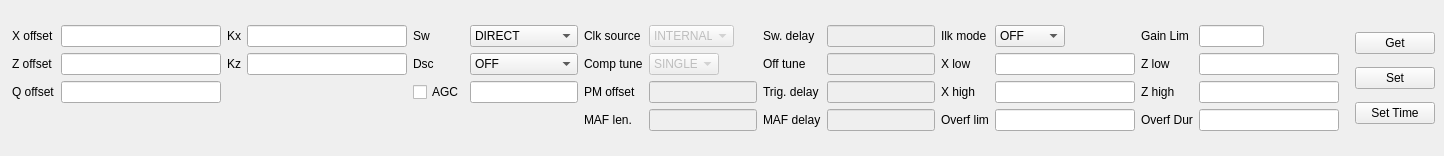
<ui version="4.0" >
 <class>Environment</class>
 <widget class="QDockWidget" name="Environment" >
  <property name="geometry" >
   <rect>
    <x>0</x>
    <y>0</y>
    <width>1444</width>
    <height>156</height>
   </rect>
  </property>
  <property name="windowTitle" >
   <string>Environment Parameters</string>
  </property>
  <widget class="QWidget" name="dockWidgetContents" >
   <layout class="QGridLayout" name="gridLayout" >
    <item row="0" column="0" >
     <layout class="QGridLayout" name="_2" >
      <property name="leftMargin" >
       <number>3</number>
      </property>
      <item row="0" column="0" >
       <widget class="QLabel" name="EPxoffsetLabel" >
        <property name="text" >
         <string>X offset</string>
        </property>
       </widget>
      </item>
      <item row="0" column="1" >
       <widget class="QLineEdit" name="EPxoffset" />
      </item>
      <item row="0" column="2" >
       <widget class="QLabel" name="EPkxLabel" >
        <property name="sizePolicy" >
         <sizepolicy vsizetype="Preferred" hsizetype="Minimum" >
          <horstretch>0</horstretch>
          <verstretch>0</verstretch>
         </sizepolicy>
        </property>
        <property name="text" >
         <string>Kx</string>
        </property>
       </widget>
      </item>
      <item row="0" column="3" >
       <widget class="QLineEdit" name="EPkx" />
      </item>
      <item row="1" column="0" >
       <widget class="QLabel" name="EPzoffsetLabel" >
        <property name="text" >
         <string>Z offset</string>
        </property>
       </widget>
      </item>
      <item row="1" column="1" >
       <widget class="QLineEdit" name="EPzoffset" />
      </item>
      <item row="1" column="2" >
       <widget class="QLabel" name="EPkzLabel" >
        <property name="sizePolicy" >
         <sizepolicy vsizetype="Preferred" hsizetype="Minimum" >
          <horstretch>0</horstretch>
          <verstretch>0</verstretch>
         </sizepolicy>
        </property>
        <property name="text" >
         <string>Kz</string>
        </property>
       </widget>
      </item>
      <item row="1" column="3" >
       <widget class="QLineEdit" name="EPkz" />
      </item>
      <item row="2" column="0" >
       <widget class="QLabel" name="EPqoffsetLabel" >
        <property name="text" >
         <string>Q offset</string>
        </property>
       </widget>
      </item>
      <item row="2" column="1" >
       <widget class="QLineEdit" name="EPqoffset" />
      </item>
      <item row="3" column="0" >
       <widget class="QLabel" name="dummyLabel" >
        <property name="text" >
         <string/>
        </property>
       </widget>
      </item>
     </layout>
    </item>
    <item row="0" column="1" >
     <layout class="QGridLayout" name="_3" >
      <item row="0" column="0" >
       <widget class="QLabel" name="EPswitchesLabel" >
        <property name="text" >
         <string>Sw</string>
        </property>
       </widget>
      </item>
      <item row="0" column="1" >
       <widget class="QComboBox" name="EPswitches" >
        <property name="toolTip" >
         <string>Switches control</string>
        </property>
        <item>
         <property name="text" >
          <string>DIRECT</string>
         </property>
        </item>
        <item>
         <property name="text" >
          <string>AUTO</string>
         </property>
        </item>
       </widget>
      </item>
      <item row="0" column="2" >
       <widget class="QLabel" name="EPclocksourceLabel" >
        <property name="enabled" >
         <bool>true</bool>
        </property>
        <property name="text" >
         <string>Clk source</string>
        </property>
       </widget>
      </item>
      <item row="0" column="3" >
       <widget class="QComboBox" name="EPclocksource" >
        <property name="enabled" >
         <bool>false</bool>
        </property>
        <property name="sizePolicy" >
         <sizepolicy vsizetype="Fixed" hsizetype="Expanding" >
          <horstretch>0</horstretch>
          <verstretch>0</verstretch>
         </sizepolicy>
        </property>
        <property name="minimumSize" >
         <size>
          <width>85</width>
          <height>0</height>
         </size>
        </property>
        <property name="maximumSize" >
         <size>
          <width>70</width>
          <height>16777215</height>
         </size>
        </property>
        <property name="toolTip" >
         <string>Clock source</string>
        </property>
        <item>
         <property name="text" >
          <string>INTERNAL</string>
         </property>
        </item>
        <item>
         <property name="text" >
          <string>EXTERNAL</string>
         </property>
        </item>
       </widget>
      </item>
      <item row="0" column="4" >
       <widget class="QLabel" name="EPswitchdelayLabel" >
        <property name="enabled" >
         <bool>true</bool>
        </property>
        <property name="toolTip" >
         <string>OffsetTune Units</string>
        </property>
        <property name="text" >
         <string>Sw. delay</string>
        </property>
       </widget>
      </item>
      <item row="0" column="5" >
       <widget class="QLineEdit" name="EPswitchdelay" >
        <property name="enabled" >
         <bool>false</bool>
        </property>
       </widget>
      </item>
      <item row="1" column="0" >
       <widget class="QLabel" name="EPdscLabel" >
        <property name="text" >
         <string>Dsc</string>
        </property>
       </widget>
      </item>
      <item row="1" column="1" >
       <widget class="QComboBox" name="EPdsc" >
        <property name="toolTip" >
         <string>Digital signal conditioning</string>
        </property>
        <item>
         <property name="text" >
          <string>OFF</string>
         </property>
        </item>
        <item>
         <property name="text" >
          <string>UNITY</string>
         </property>
        </item>
        <item>
         <property name="text" >
          <string>AUTO</string>
         </property>
        </item>
        <item>
         <property name="text" >
          <string>SAVE</string>
         </property>
        </item>
       </widget>
      </item>
      <item row="1" column="2" >
       <widget class="QLabel" name="EPofftunemodeLabel" >
        <property name="enabled" >
         <bool>true</bool>
        </property>
        <property name="toolTip" >
         <string>OffsetTune Mode</string>
        </property>
        <property name="text" >
         <string>Comp tune</string>
        </property>
       </widget>
      </item>
      <item row="1" column="3" >
       <widget class="QComboBox" name="EPofftunemode" >
        <property name="enabled" >
         <bool>false</bool>
        </property>
        <property name="maximumSize" >
         <size>
          <width>70</width>
          <height>16777215</height>
         </size>
        </property>
        <property name="toolTip" >
         <string>Tune mode</string>
        </property>
        <property name="statusTip" >
         <string>OffsetTune Mode</string>
        </property>
        <item>
         <property name="text" >
          <string>SINGLE</string>
         </property>
        </item>
        <item>
         <property name="text" >
          <string>DOUBLE</string>
         </property>
        </item>
       </widget>
      </item>
      <item row="1" column="4" >
       <widget class="QLabel" name="EPofftuneunitsLabel" >
        <property name="enabled" >
         <bool>true</bool>
        </property>
        <property name="toolTip" >
         <string>OffsetTune Units</string>
        </property>
        <property name="text" >
         <string>Off tune</string>
        </property>
       </widget>
      </item>
      <item row="1" column="5" >
       <widget class="QLineEdit" name="EPofftuneunits" >
        <property name="enabled" >
         <bool>false</bool>
        </property>
       </widget>
      </item>
      <item row="2" column="0" >
       <widget class="QCheckBox" name="EPagc" >
        <property name="contextMenuPolicy" >
         <enum>Qt::CustomContextMenu</enum>
        </property>
        <property name="toolTip" >
         <string>Automatic Gain Control</string>
        </property>
        <property name="text" >
         <string>AGC</string>
        </property>
        <property name="tristate" >
         <bool>false</bool>
        </property>
       </widget>
      </item>
      <item row="2" column="1" >
       <widget class="QLineEdit" name="EPgain" />
      </item>
      <item row="2" column="2" >
       <widget class="QLabel" name="EPpmoffsetLabel" >
        <property name="enabled" >
         <bool>true</bool>
        </property>
        <property name="toolTip" >
         <string>OffsetTune Mode</string>
        </property>
        <property name="text" >
         <string>PM offset</string>
        </property>
       </widget>
      </item>
      <item row="2" column="3" >
       <widget class="QLineEdit" name="EPpmoffset" >
        <property name="enabled" >
         <bool>false</bool>
        </property>
       </widget>
      </item>
      <item row="2" column="4" >
       <widget class="QLabel" name="EPtrigdelayLabel" >
        <property name="enabled" >
         <bool>true</bool>
        </property>
        <property name="toolTip" >
         <string>OffsetTune Mode</string>
        </property>
        <property name="text" >
         <string>Trig. delay</string>
        </property>
       </widget>
      </item>
      <item row="2" column="5" >
       <widget class="QLineEdit" name="EPtrigdelay" >
        <property name="enabled" >
         <bool>false</bool>
        </property>
       </widget>
      </item>
      <item row="3" column="0" >
       <widget class="QLabel" name="dummyLabel_2" >
        <property name="text" >
         <string/>
        </property>
       </widget>
      </item>
      <item row="3" column="2" >
       <widget class="QLabel" name="EPmaflengthLabel" >
        <property name="enabled" >
         <bool>true</bool>
        </property>
        <property name="text" >
         <string>MAF len.</string>
        </property>
       </widget>
      </item>
      <item row="3" column="3" >
       <widget class="QLineEdit" name="EPmaflength" >
        <property name="enabled" >
         <bool>false</bool>
        </property>
       </widget>
      </item>
      <item row="3" column="4" >
       <widget class="QLabel" name="EPmafdelayLabel" >
        <property name="enabled" >
         <bool>true</bool>
        </property>
        <property name="text" >
         <string>MAF delay</string>
        </property>
       </widget>
      </item>
      <item row="3" column="5" >
       <widget class="QLineEdit" name="EPmafdelay" >
        <property name="enabled" >
         <bool>false</bool>
        </property>
       </widget>
      </item>
     </layout>
    </item>
    <item row="0" column="2" >
     <layout class="QGridLayout" name="_4" >
      <property name="rightMargin" >
       <number>0</number>
      </property>
      <item row="0" column="0" >
       <widget class="QLabel" name="EPmodeLabel" >
        <property name="toolTip" >
         <string>Interlock mode</string>
        </property>
        <property name="text" >
         <string>Ilk mode</string>
        </property>
       </widget>
      </item>
      <item row="0" column="1" >
       <widget class="QComboBox" name="EPmode" >
        <property name="sizePolicy" >
         <sizepolicy vsizetype="Fixed" hsizetype="Preferred" >
          <horstretch>0</horstretch>
          <verstretch>0</verstretch>
         </sizepolicy>
        </property>
        <property name="minimumSize" >
         <size>
          <width>70</width>
          <height>0</height>
         </size>
        </property>
        <property name="maximumSize" >
         <size>
          <width>55</width>
          <height>16777215</height>
         </size>
        </property>
        <property name="toolTip" >
         <string>Interlock mode</string>
        </property>
        <property name="sizeAdjustPolicy" >
         <enum>QComboBox::AdjustToContents</enum>
        </property>
        <property name="frame" >
         <bool>true</bool>
        </property>
        <item>
         <property name="text" >
          <string>OFF</string>
         </property>
        </item>
        <item>
         <property name="text" >
          <string>ON</string>
         </property>
        </item>
        <item>
         <property name="text" >
          <string>ON+GAIN</string>
         </property>
        </item>
       </widget>
      </item>
      <item row="0" column="2" >
       <widget class="QLabel" name="label_10" >
        <property name="toolTip" >
         <string>Interlock gain limit</string>
        </property>
        <property name="text" >
         <string>Gain Lim</string>
        </property>
       </widget>
      </item>
      <item row="0" column="3" >
       <widget class="QLineEdit" name="EPgainlimit" >
        <property name="maximumSize" >
         <size>
          <width>65</width>
          <height>16777215</height>
         </size>
        </property>
       </widget>
      </item>
      <item row="1" column="0" >
       <widget class="QLabel" name="label_14" >
        <property name="toolTip" >
         <string>Interlock X Low</string>
        </property>
        <property name="text" >
         <string>X low</string>
        </property>
       </widget>
      </item>
      <item row="1" column="1" >
       <widget class="QLineEdit" name="EPxlow" />
      </item>
      <item row="1" column="2" >
       <widget class="QLabel" name="label_15" >
        <property name="toolTip" >
         <string>Interlock Z Low</string>
        </property>
        <property name="text" >
         <string>Z low</string>
        </property>
       </widget>
      </item>
      <item row="1" column="3" >
       <widget class="QLineEdit" name="EPzlow" />
      </item>
      <item row="2" column="0" >
       <widget class="QLabel" name="label_12" >
        <property name="toolTip" >
         <string>Interlock X High</string>
        </property>
        <property name="text" >
         <string>X high</string>
        </property>
       </widget>
      </item>
      <item row="2" column="1" >
       <widget class="QLineEdit" name="EPxhigh" />
      </item>
      <item row="2" column="2" >
       <widget class="QLabel" name="label_13" >
        <property name="toolTip" >
         <string>Interlock Z High</string>
        </property>
        <property name="layoutDirection" >
         <enum>Qt::LeftToRight</enum>
        </property>
        <property name="text" >
         <string>Z high</string>
        </property>
       </widget>
      </item>
      <item row="2" column="3" >
       <widget class="QLineEdit" name="EPzhigh" />
      </item>
      <item row="3" column="0" >
       <widget class="QLabel" name="label_16" >
        <property name="toolTip" >
         <string>Interlock overflow limit</string>
        </property>
        <property name="text" >
         <string>Overf lim</string>
        </property>
       </widget>
      </item>
      <item row="3" column="1" >
       <widget class="QLineEdit" name="EPoverflim" />
      </item>
      <item row="3" column="2" >
       <widget class="QLabel" name="label_18" >
        <property name="text" >
         <string>Overf Dur</string>
        </property>
       </widget>
      </item>
      <item row="3" column="3" >
       <widget class="QLineEdit" name="EPoverfdur" />
      </item>
     </layout>
    </item>
    <item row="0" column="3" >
     <layout class="QVBoxLayout" name="_5" >
      <property name="spacing" >
       <number>6</number>
      </property>
      <property name="leftMargin" >
       <number>10</number>
      </property>
      <property name="topMargin" >
       <number>0</number>
      </property>
      <property name="rightMargin" >
       <number>0</number>
      </property>
      <property name="bottomMargin" >
       <number>0</number>
      </property>
      <item>
       <widget class="QPushButton" name="EPget" >
        <property name="toolTip" >
         <string>Get Parameters from the libera machine</string>
        </property>
        <property name="text" >
         <string>Get</string>
        </property>
       </widget>
      </item>
      <item>
       <widget class="QPushButton" name="EPset" >
        <property name="toolTip" >
         <string>Set parameters to the libera machine</string>
        </property>
        <property name="text" >
         <string>Set</string>
        </property>
       </widget>
      </item>
      <item>
       <widget class="QPushButton" name="EPsettime" >
        <property name="toolTip" >
         <string>Set Time</string>
        </property>
        <property name="text" >
         <string>Set Time</string>
        </property>
       </widget>
      </item>
     </layout>
    </item>
   </layout>
  </widget>
 </widget>
 <resources/>
 <connections/>
</ui>
